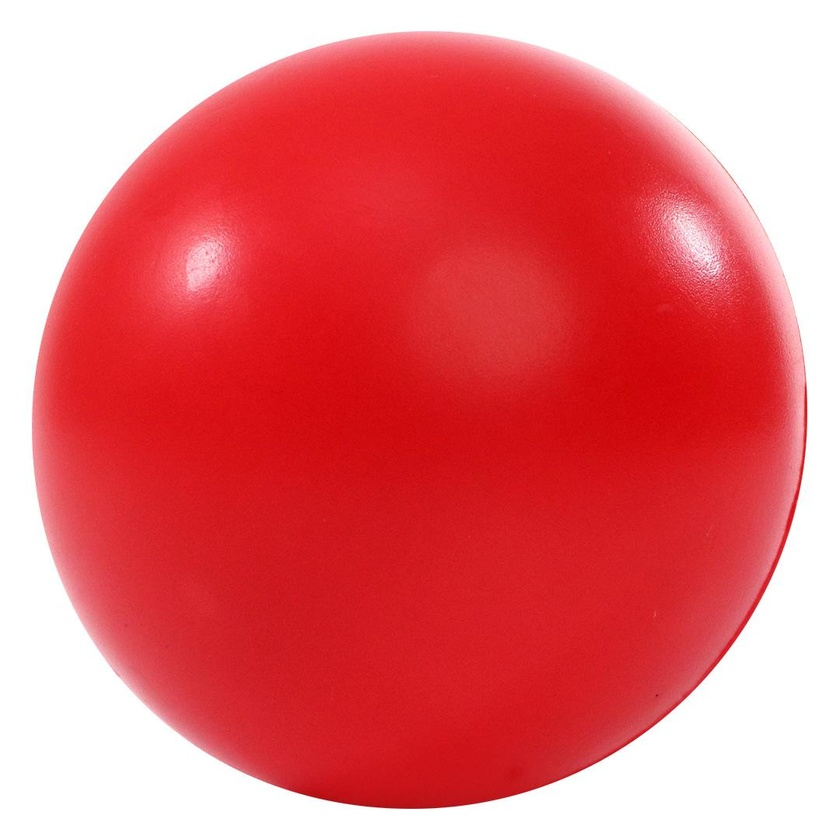
#> input picture random_ball_itertools/color_ball/red_ball.jpg, 840 x 840 px, shrunk from 1080 x 1080 before the run
$ python random_ball.py
#> lines starting #> are read from the running program, lines starting #| are printed output that depends on the picture
import itertools
import matplotlib.pyplot as plt
import matplotlib.image as mpimg
import os

#define the directory where the images are stored
image_directory = os.path.join(os.path.dirname(__file__), 'color_ball')

#define the colors and corresponding images fliename

color_images = {
    'red': os.path.join(os.path.dirname(__file__), 'color_ball/red_ball.jpg'),
    'blue': os.path.join(os.path.dirname(__file__), 'color_ball/blue_ball.jpg'),
    'green': os.path.join(os.path.dirname(__file__), 'color_ball/green_ball.jpg'),
    'yellow': os.path.join(os.path.dirname(__file__), 'color_ball/yellow_ball.jpg'),
    'orange': os.path.join(os.path.dirname(__file__), 'color_ball/orange_ball.jpg'),
    'purple': os.path.join(os.path.dirname(__file__), 'color_ball/purple_ball.jpg'),

}

#generate all possible combinations of colors
colors = list(color_images.keys())
permutations = list(itertools.permutations(colors))

#Function to plot a permutation of images
def plot_permutation(perm,index):
#> called with index = 0
    fig, ax = plt.subplots(1, len(perm), figsize=(12, 3))
    for i, color in enumerate(perm):
        img = mpimg.imread(color_images[color])
#> img is the input picture: shape (840, 840, 3); mean R, G, B 230.5, 110.5, 115.1
        ax[i].imshow(img)
        ax[i].axis('off')
        ax[i].set_title(color)

    plt.suptitle(f'Permutation {index+1}', fontsize=16)
    plt.show()
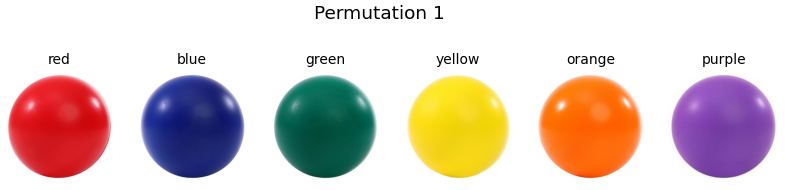
#> figure drawn by matplotlib, 6 panels

for index, perm in enumerate(permutations):
#> (the run stopped early here; a loop or call above may not have finished)
